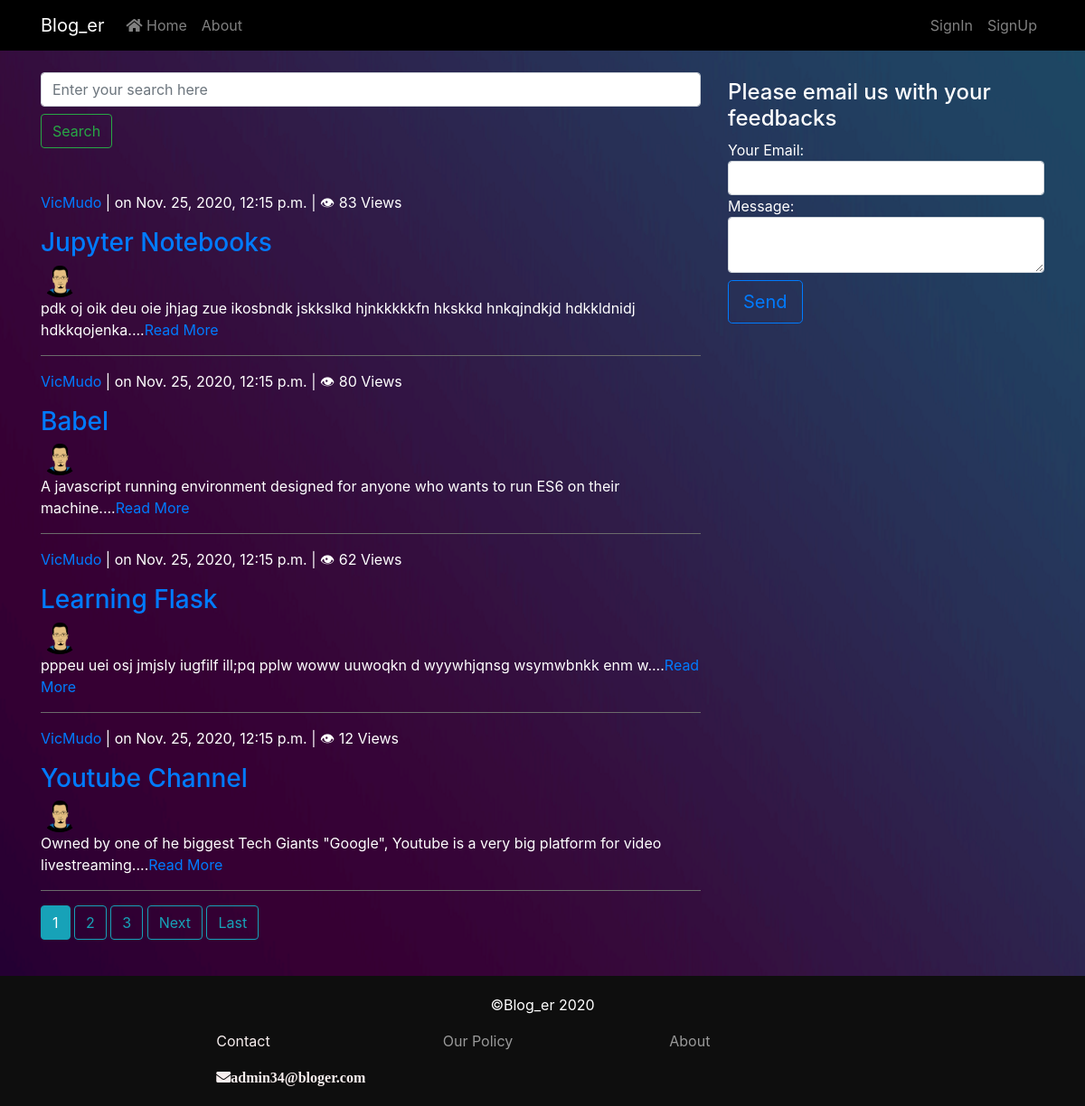
/home/, run on the app's committed database.
### blog/models.py (models this page shows, shortened)
class Post(models.Model):
    title = models.CharField(max_length=200)
    author = models.ForeignKey(User, on_delete=models.CASCADE)
    content = models.TextField()
    date_posted = models.DateTimeField(default=timezone.now)
    view_count = models.PositiveIntegerField(default=0)
    objects = PostManager()

### users/models.py (models this page shows, shortened)
class Profile(models.Model):
    user = models.OneToOneField(User, on_delete=models.CASCADE)
    p_pic = models.ImageField(default='default.jpg', upload_to='profile_pics')

### blog/views.py (the view)
# urls.py: path('home/', views.PostListView.as_view(), name="blog_home"),
class PostListView(ListView):
    model = Post
    template_name = 'blog/home.html'
    context_object_name = 'posts'
    ordering = ['-date_posted']
    paginate_by = 4

### blog/models.py (called while the page is built)
    def get_queryset(self):
        return PostQuerySet(self.model, using=self._db)

### blog/templates/blog/home.html (shortened to what this page needs)
{% extends 'blog/base.html' %}
{% block content %}
<div class="row">
    <div class="col-md-8">
        <form action="/search/">
            <input type="search" placeholder="Enter your search here" name="q" aria-label="search" class="form-control">
            <button class="btn btn-outline-success mt-2 mb-5">Search</button>
        </form>
        {% for post in posts %}
        <article class="article">
            <span>
                <p class="author"><a href="{% url 'blog:user_posts' post.author.username %}">{{ post.author }}</a> | on
                    {{ post.date_posted }} | &#x1f441 {{ post.view_count }} Views</p>
            </span>
            <h3><a href="{% url 'blog:post_detail' post.pk %}">{{ post.title }}</a></h3>
            <img src="{{post.author.profile.p_pic.url}}" class="rounded-circle z-depth-0" alt="avatar image"
                height="35">
            <p class="mr-10">{{ post.content|truncatewords:30 }}....<a href="{% url 'blog:post_detail' post.pk %}">Read
                    More</a></p>
        </article>
        <hr>
        {% endfor %}
        {% if is_paginated %}
        {% for num in page_obj.paginator.page_range %}
        {% if page_obj.number == num %}
        <a class="btn btn-info" href="?page={{ num }}">{{ num }}</a>
        {% elif num > page_obj.number|add:'-3' and num < page_obj.number|add:'3' %} <a class="btn btn-outline-info"
            href="?page={{ num }}">{{ num }}</a>
            {% endif %}
            {% endfor %}
            {% if page_obj.has_next %}
            <a class="btn btn-outline-info" href="?page={{ page_obj.next_page_number }}">Next</a>
            <a class="btn btn-outline-info" href="?page={{ page_obj.paginator.num_pages }}">Last</a>
            {% endif %}
            {% endif %}
    </div>
    <div class="col-md-4">
        <div class="content-section mt-2">
            <h4>Please email us with your feedbacks</h4>
                <form action="{% url 'blog:handle_email' %}" method="POST">
                    {% if not request.user.is_authenticated %}
                    Your Email: <input class="form-control" type="email" name="email">
                    Message: <textarea id="" class="form-control" name="message"></textarea>
                    {% else %}
                    Message: <textarea id="" class="form-control" name="message"></textarea>
                    {% endif %}
                    <button type="submit" class="btn btn-outline-primary btn-lg mt-2">Send</button>
                </form>
        </div>
    </div>
</div>
{% endblock content %}

### static/css/style.css (style rules this page uses)
hr { border-color: rgb(107, 107, 107); }
.article h3 a { text-decoration: none; }
article .author a { text-decoration: none; }

### data on the page
Post: author "VicMudo", date_posted "Nov. 25, 2020, 12:15 p.m.", view_count "83", title "Jupyter Notebooks", author.profile.p_pic (picture), content "pdk oj oik deu oie jhjag zue ikosbndk jskkslkd hjnkkkkkfn hkskkd hnkqjndkjd hdkkldnidj hdkkqojenka"
Post: author "VicMudo", date_posted "Nov. 25, 2020, 12:15 p.m.", view_count "80", title "Babel", author.profile.p_pic (picture), content "A javascript running environment designed for anyone who wants to run ES6 on their machine"
Post: author "VicMudo", date_posted "Nov. 25, 2020, 12:15 p.m.", view_count "62", title "Learning Flask", author.profile.p_pic (picture), content "pppeu uei osj jmjsly iugfilf ill;pq pplw woww uuwoqkn d wyywhjqnsg wsymwbnkk enm w"
Post: author "VicMudo", date_posted "Nov. 25, 2020, 12:15 p.m.", view_count "12", title "Youtube Channel", author.profile.p_pic (picture), content "Owned by one of he biggest Tech Giants \"Google\", Youtube is a very big platform for video livestreaming"

### other printed values
{{ num }} "1"
{{ num }} "2" "3"
